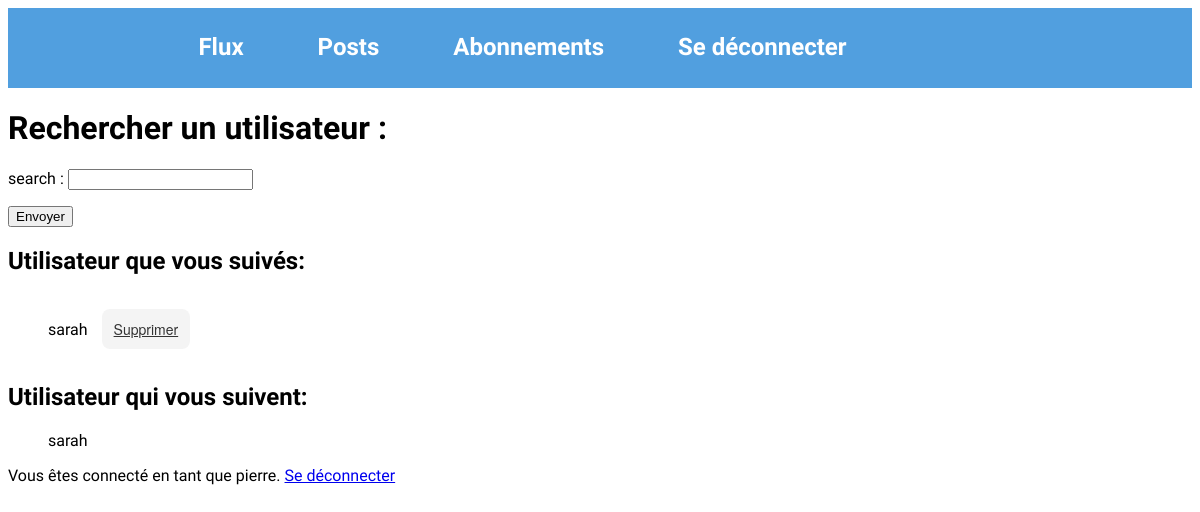
The page /user/social/ (signed in) on the database its author committed.
### litreview_app/models.py (models this page shows)
class UserFollows(models.Model):
    user = models.ForeignKey(
        to=settings.AUTH_USER_MODEL, on_delete=models.CASCADE, related_name='following')
    followed_user = models.ForeignKey(
        to=settings.AUTH_USER_MODEL, on_delete=models.CASCADE, related_name='followed_by')
    class Meta:
        unique_together = ('user', 'followed_user', )

### authentication_app/models.py (models this page shows)
class User(AbstractUser):
    pass

### litreview_app/views.py (the view)
# urls.py: path('user/social/', litreview_app.views.sub, name='user_social'),
@login_required
def sub(request):
    if request.method == 'POST':
        form = SubForm(request.POST, request.FILES, user=request.user)
        if form.is_valid():
            UserFollows.objects.create(user=request.user, followed_user=form.cleaned_data['search'])
            return redirect('user_social')
    else:
        form = SubForm(user=request.user)
    followed_user = UserFollows.objects.filter(user=request.user)
    following_user = UserFollows.objects.filter(followed_user=request.user)
    return render(request,
                  'litreview_app/user_social.html',
                  {'form': form, 'followed_user': followed_user, 'following_user': following_user})

### authentication_app/forms.py (shortened to what this page needs)
class SubForm(forms.Form):
    search = forms.CharField(max_length=63, label='search')
    def __init__(self, *args, **kwargs):
        self.user = kwargs.pop('user')
        super().__init__(*args, **kwargs)

### litreview_app/templates/litreview_app/user_social.html (shortened to what this page needs)
{% extends 'authentication_app/base.html' %}
{% block content %}
<h1>Rechercher un utilisateur : </h1>
<form action="" method="post" novalidate enctype="multipart/form-data">
  {{ form.as_p }}
  <input type="submit" value="Envoyer">
</form>
<h2>Utilisateur que vous suivés:</h2>
<ul>
  {% for u in followed_user %}
  <p>{{ u.followed_user.username }}<a class="button" href="{{ u.id }}/delete">Supprimer</a></p>
  {% endfor %}
</ul>
<h2>Utilisateur qui vous suivent:</h2>
<ul>
  {% for u in following_user %}
  <p>{{ u.user.username }}</p>
  {% endfor %}
</ul>
{% endblock %}

### authentication_app/templates/authentication_app/base.html (shortened to what this page needs)
{% load static %}
<!DOCTYPE html>
<html>
    <head>
        <link rel="stylesheet" href="{% static 'authentication_app/style.css' %}"/>
    </head>
    <header>
      <div class="menu">
        <nav>
          <ul>
            <li><a href="http://127.0.0.1:8000/flux">Flux</a></li>
            <li><a href="http://127.0.0.1:8000/user">Posts</a></li>
            <li><a href="http://127.0.0.1:8000/user/social">Abonnements</a></li>
            <li><a href="{% url 'logout' %}">Se déconnecter</a></li>
          </ul>
        </nav>
      </div>
    </header>
    <body>
        {% block content %}{% endblock content %}
        {%  if user.is_authenticated %}
            <p>Vous êtes connecté en tant que {{ request.user }}. <a href="{% url 'logout' %}">Se déconnecter</a></p>
        {% endif %}
    </body>
</html>

### authentication_app/static/authentication_app/style.css (style rules this page uses)
head, body { font-family: 'Montserrat'; }
header { position: relative; width: 100%; height: 80px; background: rgb(81, 159, 223); z-index: 10; }
header::after { content: ''; display: table; clear: both; }
nav { margin: auto; padding-right: 19%; }
nav ul { margin: 0; padding: 0; list-style: none; text-align: center; }
nav li { display: inline-block; margin-left: 70px; padding-top: 25px; position: relative; padding-bottom: 25px; }
nav a { font-weight: bold; font-size: 1.5em; color: white; text-decoration: none; transition: 0.2s; }
nav a::before { content: ''; display: block; height: 5px; width: 100%; background-color: black; position: absolute; top: 0; width: 0%; transition: 0.2s; }
.button { background-color: rgba(51, 51, 51, 0.05); border-radius: 8px; border-width: 0; color: #333333; cursor: pointer; display: inline-block; font-family: "Haas Grot Text R Web", "Helvetica Neue", Helvetica, Arial, sans-serif; font-size: 14px; font-weight: 500; line-height: 20px; list-style: none; margin: 1em; padding: 10px 12px; text-align: center; transition: all 200ms; vertical-align: baseline; white-space: nowrap; user-select: none; -webkit-user-select: none; touch-action: manipulation; }

### rows shown on the page
UserFollows: followed_user.username "sarah"
UserFollows: user.username "sarah"
User: user "pierre"
